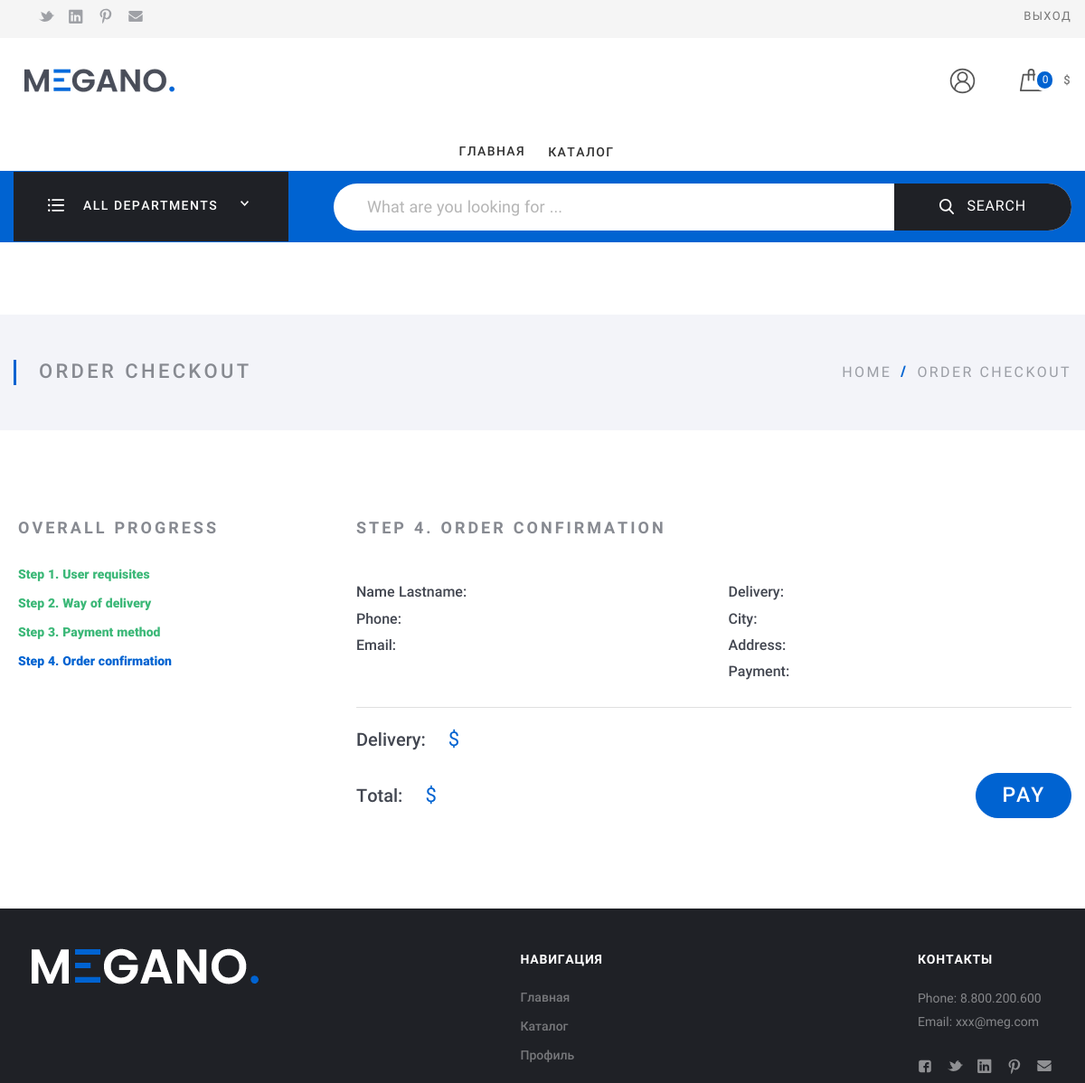
Page /step4/184/ (signed in) on the earlier database version.
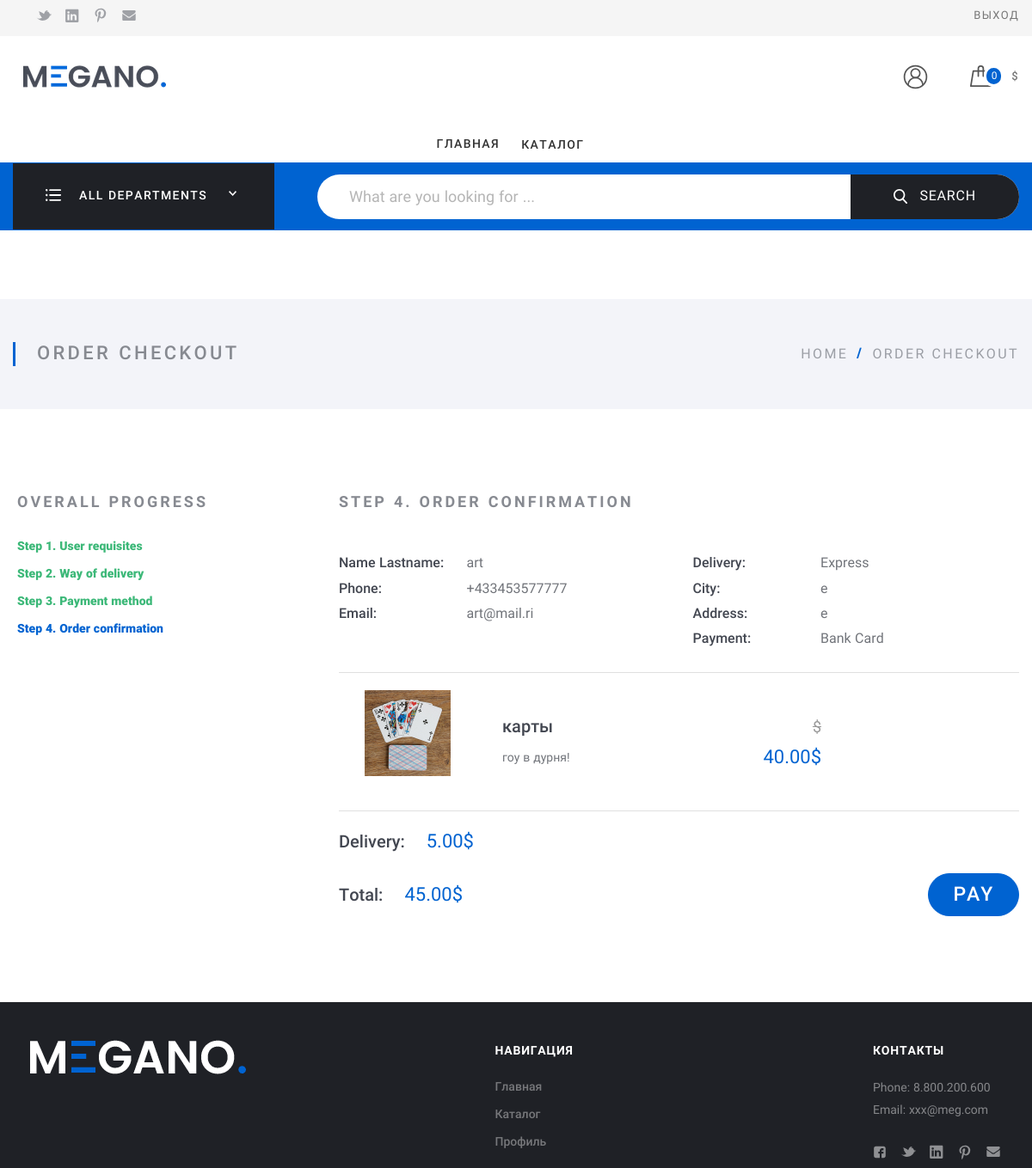
Same page on the later database version.
### my_store_app/models.py (models this page shows, shortened)
class Order(models.Model):
    DELIVERY_CHOICES = [("reg", _("Regular")), ("exp", _("Express"))]
    PAYMENT_CHOICES = [
        ("card", _("Bank Card")),
        ("cash", _("From random account")),
    ]
    customer = models.ForeignKey(
        User,
        on_delete=models.CASCADE,
        null=True,
        related_name="orders",
        verbose_name=_("customer"),
    )
    fio = models.CharField(
        max_length=100, null=True, blank=True, verbose_name=_("name and lastname")
    )
    phone_valid = RegexValidator(
        regex=r"^\+?1?\d{6,15}$",
        message=" ".join(
            [
                str(_("номер телефона необходимо вводить в формате:")),
                "+999999999",
                str(_("до 15 символов.")),
            ]
        ),
    )
    phone = models.CharField(
        max_length=16,
        validators=[phone_valid],
        null=True,
        blank=True,
        verbose_name=_("phone number"),
    )
    email = models.EmailField(null=True, blank=True, verbose_name=_("email"))
    delivery = models.CharField(
        max_length=3,
        choices=DELIVERY_CHOICES,
        default="reg",
        verbose_name=_("delivery"),
    )
    payment_method = models.CharField(
        max_length=4,
        choices=PAYMENT_CHOICES,
        default="card",
        verbose_name=_("payment method"),
    )
    city = models.CharField(
        max_length=25, null=True, blank=True, verbose_name=_("city")
    )
    address = models.TextField(
        max_length=255, null=True, blank=True, verbose_name=_("address")
    )
    in_order = models.BooleanField(default=False, verbose_name=_("in order"))
    paid = models.BooleanField(default=False, verbose_name=_("order is payed"))
    payment_error = models.CharField(
        max_length=50, null=True, blank=True, verbose_name=_("payment error")
    )
    ordered = models.DateTimeField(
        null=True, blank=True, verbose_name=_("order placement date")
    )
    braintree_id = models.CharField(
        max_length=150, blank=True, verbose_name=_("transaction id")
    )
    delivery_cost = models.DecimalField(
        max_digits=10, decimal_places=2, default=0, verbose_name=_("Delivery cost")
    )
    @property
    def total_sum(self) -> Decimal:
        total = Decimal(0.00)
        for product in self.order_products.all():
            total += (
                product.final_price * product.quantity + product.order.delivery_cost
            )
        return Decimal(total)
    def name(self):
        return self.__str__()
    class Meta:
        verbose_name = _("order")
        verbose_name_plural = _("orders")

class OrderProduct(models.Model):
    order = models.ForeignKey(
        Order, on_delete=models.CASCADE, related_name="order_products"
    )
    product = models.ForeignKey(
        Product, on_delete=models.CASCADE, related_name="order_products"
    )
    final_price = models.DecimalField(
        max_digits=10, decimal_places=2, default=0, verbose_name=_("final_price")
    )
    quantity = models.IntegerField(null=True, default=1, verbose_name=_("quantity"))
    class Meta:
        verbose_name = _("order product")
        verbose_name_plural = _("order products")

class Product(models.Model):
    category = models.ForeignKey(
        ProductCategory,
        on_delete=models.CASCADE,
        related_name="products",
        verbose_name="good_category",
    )
    name = models.CharField(max_length=100, verbose_name=_("product name"))
    code = models.CharField(
        max_length=10, null=True, blank=True, verbose_name=_("product code")
    )
    slug = models.SlugField(db_index=True, verbose_name=_("product slug"))
    image = models.ImageField(verbose_name=_("product image"))
    description = models.TextField(
        max_length=2550, null=True, verbose_name=_("product description")
    )
    rating = models.FloatField(null=True, default=0, verbose_name=_("rating"))
    is_published = models.BooleanField(
        verbose_name=_("is published"), null=True, blank=True, default=True
    )
    tags = TaggableManager()
    limited = models.BooleanField(default=False, verbose_name=_("limited edition"))
    price = models.DecimalField(
        max_digits=10, decimal_places=2, verbose_name=_("price")
    )
    quantity = models.IntegerField(verbose_name=_("quantity"))
    is_free_delivery = models.BooleanField(default=False, verbose_name="free delivery")
    @property
    def image_url(self):
        if self.image and hasattr(self.image, "url"):
            return self.image.url
    class Meta:
        verbose_name = _("product")
        verbose_name_plural = _("products")
        db_table = "products"

### my_store_app/views.py (the view)
# urls.py: path("step4/<int:order_id>/", OrderStepFour.as_view(), name="order_step_four"),
class OrderStepFour(View):
    template_name = "order_step_four.html"
    def get(self, request: HttpRequest, order_id):
        user = request.user
        if user.is_authenticated:
            order = Order.objects.filter(id=order_id, in_order=True).last()
            return render(
                request, self.template_name, {"order": order, "order_id": order_id}
            )
        else:
            return redirect("login")

### my_store_app/templates/order_step_four.html (shortened to what this page needs)
{% extends 'base.html' %}
{% load static %}
{% load i18n %}
{%block header %}
  {% include 'includes/header.html' %}
{% endblock %}
{% block content %}
  <div class="Middle Middle_top">
    <div class="Middle-top">
      <div class="wrap">
        <div class="Middle-header">
          <h1 class="Middle-title">{% trans 'Order checkout' %}
          </h1>
          <ul class="breadcrumbs Middle-breadcrumbs">
            <li class="breadcrumbs-item"><a href="/">home</a>
            </li>
            <li class="breadcrumbs-item breadcrumbs-item_current"><span>{% trans 'Order checkout' %}</span>
            </li>
          </ul>
        </div>
      </div>
    </div>
    <div class="Middle Middle_top">
    <div class="Section Section_column Section_columnRight Section_columnWide Order">
      <div class="wrap">
        <div class="Section-column">
          <div class="Section-columnSection">
            <header class="Section-header">
              <strong class="Section-title">{% trans 'Overall progress' %}
              </strong>
            </header>
            <div class="Section-columnContent">
              <ul class="menu menu_vt Order-navigate">
                <li class="menu-item">
                    <a class="menu-link" href="../step1">
                        {% trans 'Step 1. User requisites' %}
                    </a>
                </li>
                <li class="menu-item">
                    <a class="menu-link" href="../step2">
                        {% trans 'Step 2. Way of delivery' %}
                    </a>
                </li>
                <li class="menu-item">
                    <a class="menu-link" href="../step3">
                        {% trans 'Step 3. Payment method' %}
                    </a>
                </li>
                <li class="menu-item_ACTIVE menu-item">
                    <a class="menu-link" href="../step4">
                        {% trans 'Step 4. Order confirmation' %}
                    </a>
                </li>
              </ul>
            </div>
          </div>
        </div>
        <div class="Section-content">
          <form class="form" action="{% url 'order_step_four' order_id%}" method="get">
            <div class="Order-block Order-block_OPEN" id="step4">
              <header class="Section-header Section-header_sm">
                <h2 class="Section-title">{% trans 'Step 4. Order confirmation' %}
                </h2>
              </header>
              <div class="Order-infoBlock">
                <div class="Order-personal">
                  <div class="row">
                    <div class="row-block">
                      <div class="Order-info">
                        <div class="Order-infoType">{% trans 'Name Lastname:' %}
                        </div>
                        <div class="Order-infoContent">{{ order.fio }}
                        </div>
                      </div>
                      <div class="Order-info">
                        <div class="Order-infoType">{% trans 'Phone:' %}
                        </div>
                        <div class="Order-infoContent">{{ order.phone }}
                        </div>
                      </div>
                      <div class="Order-info">
                        <div class="Order-infoType">{% trans 'Email:' %}
                        </div>
                        <div class="Order-infoContent">{{ order.email }}
                        </div>
                      </div>
                    </div>
                    <div class="row-block">
                      <div class="Order-info Order-info_delivery">
                        <div class="Order-infoType">{% trans 'Delivery:' %}
                        </div>
                        <div class="Order-infoContent">{{ order.get_delivery_display }}
                        </div>
                      </div>
                      <div class="Order-info">
                        <div class="Order-infoType">{% trans 'City:' %}
                        </div>
                        <div class="Order-infoContent">{{ order.city }}
                        </div>
                      </div>
                      <div class="Order-info">
                        <div class="Order-infoType">{% trans 'Address:' %}
                        </div>
                        <div class="Order-infoContent">{{ order.address }}
                        </div>
                      </div>
                      <div class="Order-info Order-info_pay">
                        <div class="Order-infoType">{% trans 'Payment:' %}
                        </div>
                        <div class="Order-infoContent">{{ order.get_payment_method_display }}
                        </div>
                      </div>
                    </div>
                  </div>
                </div>
                <div class="Cart Cart_order">
                  {% for product in order.order_products.all %}
                    <div class="Cart-product">
                        <div class="Cart-block Cart-block_row">
                          <div class="Cart-block Cart-block_pict"><a class="Cart-pict" href="#"><img class="Cart-img" src="{{ product.product.image_url }}" alt="card.jpg"/></a>
                          </div>
                          <div class="Cart-block Cart-block_info"><a class="Cart-title" href="#">{{ product.product.name }}</a>
                            <div class="Cart-desc">{{ product.product.description|truncatechars:30 }}
                            </div>
                          </div>
                          <div class="Cart-block Cart-block_price">
                            <div class="Cart-price_old">{{ product.price }}$
                            </div>
                            <div class="Cart-price">{{ product.final_price }}$
                            </div>
                          </div>
                        </div>
                    </div>
                  {% endfor %}
                  <div class="Cart-total">
                    <div class="Cart-block Cart-block_total">
                      <strong class="Cart-title">{% trans 'Delivery:' %}
                      </strong>
                        <span class="Cart-price">{{ order.delivery_cost }}$</span>
                    </div>
                  </div>
                  <div class="Cart-total" style="border-color: transparent; padding-top: 0">
                    <div class="Cart-block Cart-block_total">
                      <strong class="Cart-title">{% trans 'Total:' %}
                      </strong>
                        <span class="Cart-price">{{ order.total_sum }}$</span>
                    </div>
                    <div class="Cart-block">
                      <a class="btn btn_primary btn_lg" href="{% url 'payment' order.id %}">
                          {% trans 'Pay' %}
                      </a>
                    </div>
                  </div>
                </div>
              </div>
            </div>
          </form>
        </div>
      </div>
    </div>
    </div>
  </div>
{% endblock %}
{% block footer %}
{% include 'includes/footer.html' %}
{% endblock %}

Differences in the rows shown:
added Order: fio "art", phone "+433453577777", email "art@mail.ri", delivery "Express", city "e", address "e", payment_method "Bank Card", delivery_cost "5.00", total_sum "45.00"
added OrderProduct: product.image_url (picture), product.name "карты", product.description "гоу в дурня!", final_price "40.00"
